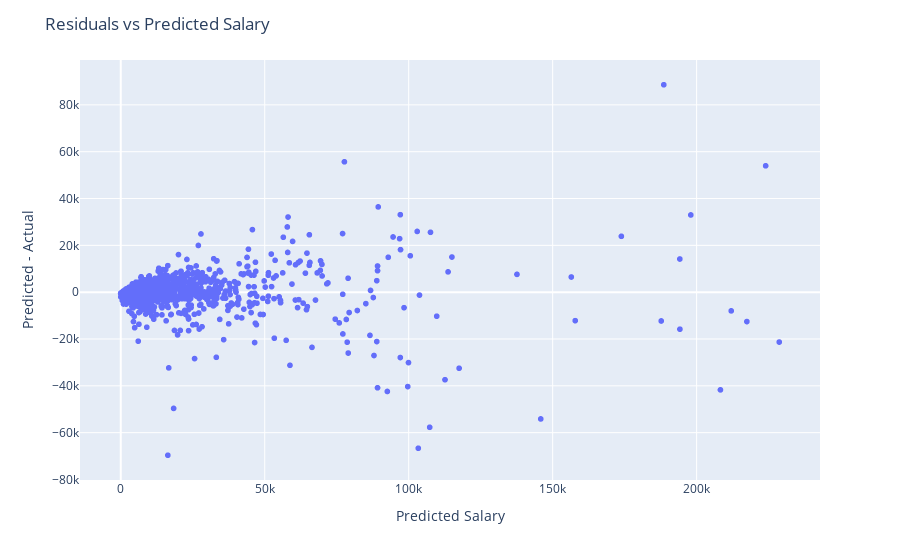
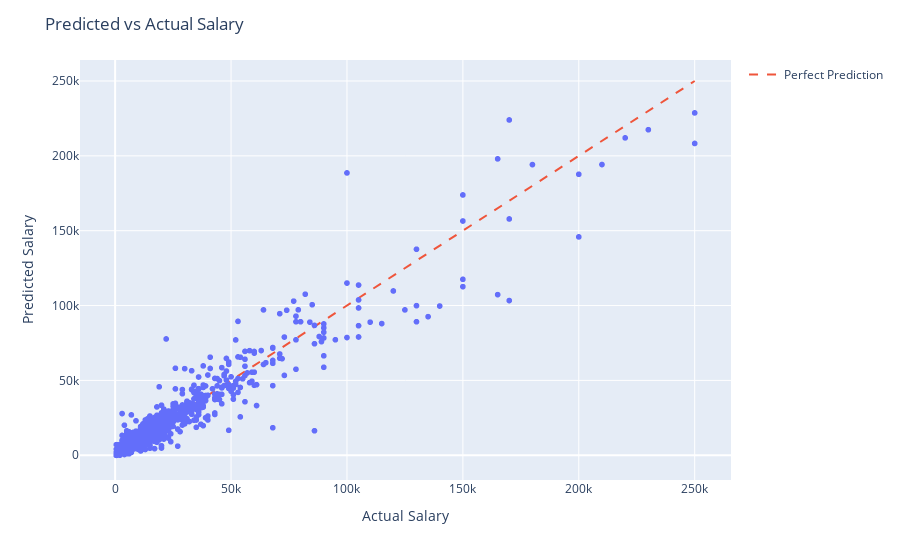
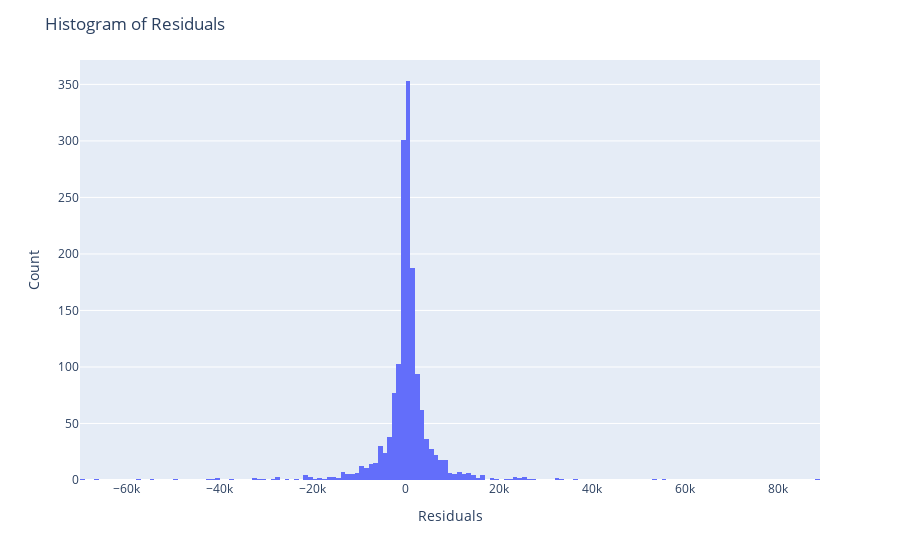

Notebook cell for these charts, in order:
### Code cell
plot(prediction_df[prediction_df.Model == 'LightGBM'])

### Figure 1 — Plotly figure (JSON) as saved in the notebook; plotly's stock layout.template omitted (floating-point values rounded to 4 significant figures; data arrays with more than 128 entries replaced by an {"elided": "..."} marker saying what was removed)
{"data": [{"customdata": {"elided": "1566x1 str values"}, "hovertemplate": "Predicted Salary=%{x}<br>Residuals=%{y}<br>PlayerName=%{customdata[0]}<extra></extra>", "legendgroup": "", "marker": {"color": "#636efa", "symbol": "circle"}, "mode": "markers", "name": "", "showlegend": false, "type": "scattergl", "x": {"elided": "1566 float values"}, "xaxis": "x", "y": {"elided": "1566 float values"}, "yaxis": "y"}], "layout": {"legend": {"tracegroupgap": 0}, "margin": {"t": 60}, "title": {"text": "Residuals vs Predicted Salary"}, "xaxis": {"anchor": "y", "domain": [0, 1], "title": {"text": "Predicted Salary"}}, "yaxis": {"anchor": "x", "domain": [0, 1], "title": {"text": "Predicted - Actual"}}}}

### Figure 2 — Plotly figure (JSON) as saved in the notebook; plotly's stock layout.template omitted (floating-point values rounded to 4 significant figures; data arrays with more than 128 entries replaced by an {"elided": "..."} marker saying what was removed)
{"data": [{"customdata": {"elided": "1566x1 str values"}, "hovertemplate": "Actual Salary=%{x}<br>Predicted Salary=%{y}<br>PlayerName=%{customdata[0]}<extra></extra>", "legendgroup": "", "marker": {"color": "#636efa", "symbol": "circle"}, "mode": "markers", "name": "", "showlegend": false, "type": "scattergl", "x": {"elided": "1566 int values"}, "xaxis": "x", "y": {"elided": "1566 float values"}, "yaxis": "y"}, {"line": {"dash": "dash"}, "mode": "lines", "name": "Perfect Prediction", "type": "scatter", "x": [500, 250000], "y": [500, 250000]}], "layout": {"legend": {"tracegroupgap": 0}, "margin": {"t": 60}, "title": {"text": "Predicted vs Actual Salary"}, "xaxis": {"anchor": "y", "domain": [0, 1], "title": {"text": "Actual Salary"}}, "yaxis": {"anchor": "x", "domain": [0, 1], "title": {"text": "Predicted Salary"}}}}

### Figure 3 — Plotly figure (JSON) as saved in the notebook; plotly's stock layout.template omitted (floating-point values rounded to 4 significant figures; data arrays with more than 128 entries replaced by an {"elided": "..."} marker saying what was removed)
{"data": [{"alignmentgroup": "True", "bingroup": "x", "hovertemplate": "Residuals=%{x}<br>count=%{y}<extra></extra>", "legendgroup": "", "marker": {"color": "#636efa", "pattern": {"shape": ""}}, "name": "", "offsetgroup": "", "orientation": "v", "showlegend": false, "type": "histogram", "x": {"elided": "1566 float values"}, "xaxis": "x", "yaxis": "y"}], "layout": {"barmode": "relative", "legend": {"tracegroupgap": 0}, "margin": {"t": 60}, "title": {"text": "Histogram of Residuals"}, "xaxis": {"anchor": "y", "domain": [0, 1], "title": {"text": "Residuals"}}, "yaxis": {"anchor": "x", "domain": [0, 1], "title": {"text": "Count"}}}}
